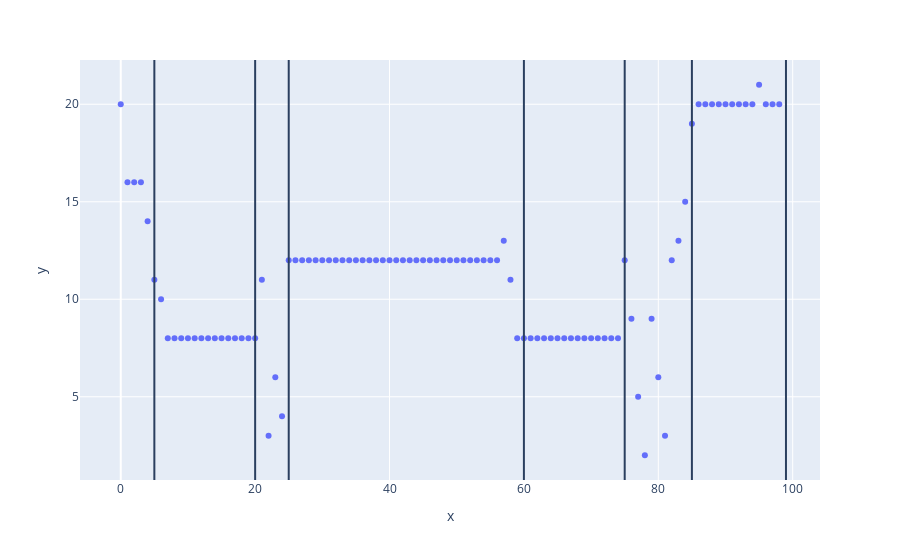

Notebook code for this chart:
### Markdown cell above
#### Binary segmentation

### Code cell
BINSEG = rpt.Binseg(model="rbf").fit(signal)
BINSEG_res = BINSEG.predict(pen=1)

fig = px.scatter(y=signal)
for line in BINSEG_res:
    fig.add_vline(x=line)
fig.show()

### Figure 1 — Plotly figure (JSON) as saved in the notebook; plotly's stock layout.template omitted (floating-point values rounded to 4 significant figures)
{"data": [{"hovertemplate": "x=%{x}<br>y=%{y}<extra></extra>", "legendgroup": "", "marker": {"color": "#636efa", "symbol": "circle"}, "mode": "markers", "name": "", "orientation": "v", "showlegend": false, "type": "scatter", "x": [0, 1, 2, 3, 4, 5, 6, 7, 8, 9, 10, 11, 12, 13, 14, 15, 16, 17, 18, 19, 20, 21, 22, 23, 24, 25, 26, 27, 28, 29, 30, 31, 32, 33, 34, 35, 36, 37, 38, 39, 40, 41, 42, 43, 44, 45, 46, 47, 48, 49, 50, 51, 52, 53, 54, 55, 56, 57, 58, 59, 60, 61, 62, 63, 64, 65, 66, 67, 68, 69, 70, 71, 72, 73, 74, 75, 76, 77, 78, 79, 80, 81, 82, 83, 84, 85, 86, 87, 88, 89, 90, 91, 92, 93, 94, 95, 96, 97, 98], "xaxis": "x", "y": [20, 16, 16, 16, 14, 11, 10, 8, 8, 8, 8, 8, 8, 8, 8, 8, 8, 8, 8, 8, 8, 11, 3, 6, 4, 12, 12, 12, 12, 12, 12, 12, 12, 12, 12, 12, 12, 12, 12, 12, 12, 12, 12, 12, 12, 12, 12, 12, 12, 12, 12, 12, 12, 12, 12, 12, 12, 13, 11, 8, 8, 8, 8, 8, 8, 8, 8, 8, 8, 8, 8, 8, 8, 8, 8, 12, 9, 5, 2, 9, 6, 3, 12, 13, 15, 19, 20, 20, 20, 20, 20, 20, 20, 20, 20, 21, 20, 20, 20], "yaxis": "y"}], "layout": {"legend": {"tracegroupgap": 0}, "margin": {"t": 60}, "shapes": [{"type": "line", "x0": 5, "x1": 5, "xref": "x", "y0": 0, "y1": 1, "yref": "y domain"}, {"type": "line", "x0": 20, "x1": 20, "xref": "x", "y0": 0, "y1": 1, "yref": "y domain"}, {"type": "line", "x0": 25, "x1": 25, "xref": "x", "y0": 0, "y1": 1, "yref": "y domain"}, {"type": "line", "x0": 60, "x1": 60, "xref": "x", "y0": 0, "y1": 1, "yref": "y domain"}, {"type": "line", "x0": 75, "x1": 75, "xref": "x", "y0": 0, "y1": 1, "yref": "y domain"}, {"type": "line", "x0": 85, "x1": 85, "xref": "x", "y0": 0, "y1": 1, "yref": "y domain"}, {"type": "line", "x0": 99, "x1": 99, "xref": "x", "y0": 0, "y1": 1, "yref": "y domain"}], "xaxis": {"anchor": "y", "domain": [0, 1], "title": {"text": "x"}}, "yaxis": {"anchor": "x", "domain": [0, 1], "title": {"text": "y"}}}}
